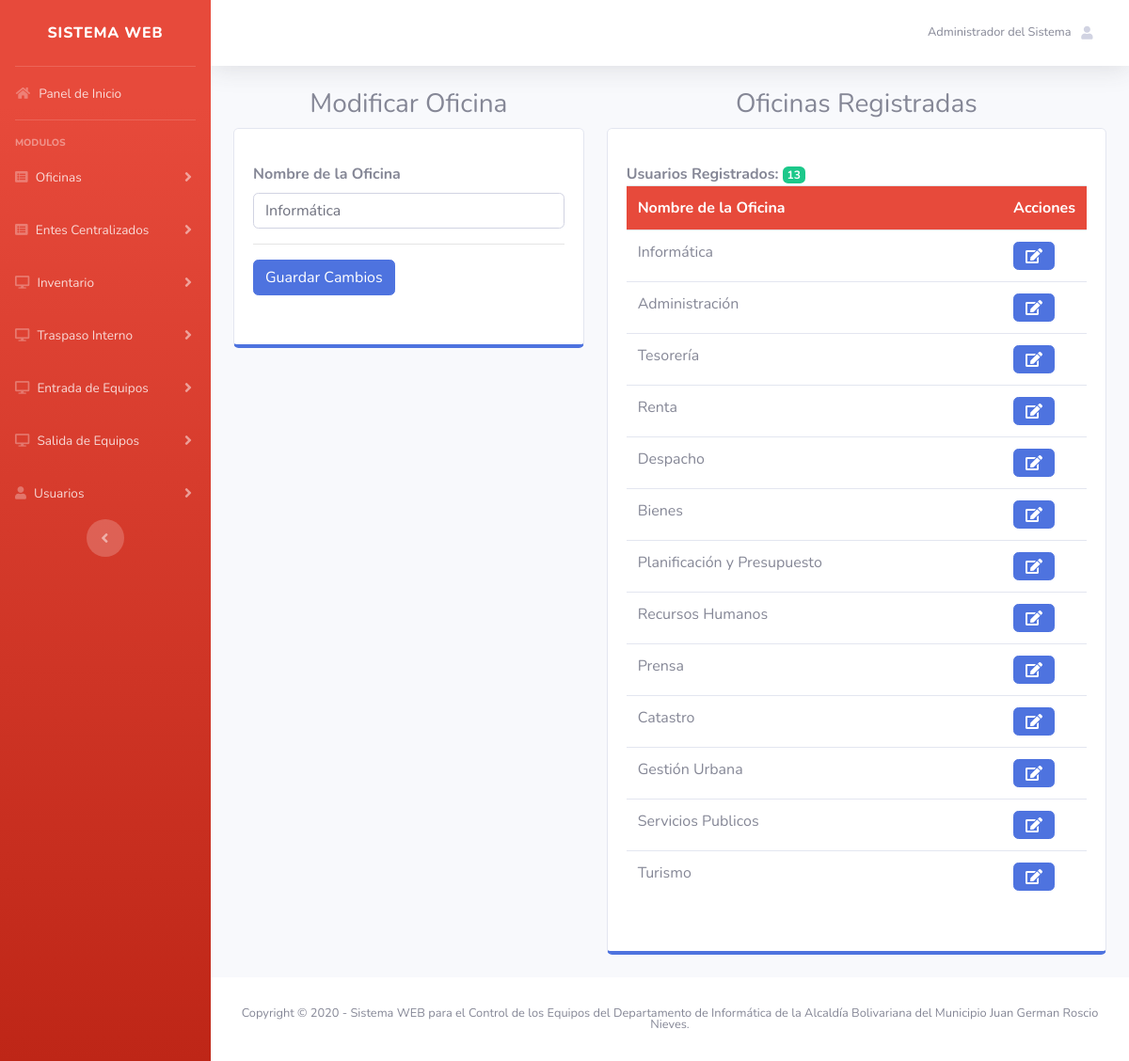
Screenshot of /views/admin/oficina.php?id_oficina=1 (signed in) with the database file from the repository.
### tables this page shows
CREATE TABLE IF NOT EXISTS `registro` (
  `id_registro` int(11) NOT NULL AUTO_INCREMENT,
  `nacionalidad` varchar(1) NOT NULL,
  `cedula` int(11) NOT NULL,
  `nombre` varchar(255) NOT NULL,
  `email` varchar(100) NOT NULL,
  `sexo` varchar(20) NOT NULL,
  `telefono` text NOT NULL,
  `direccion` text NOT NULL,
  `fecha_nacimiento` date NOT NULL,
  `fecha` date NOT NULL,
  PRIMARY KEY (`id_registro`),
  UNIQUE KEY `cedula` (`cedula`,`email`)
);

CREATE TABLE IF NOT EXISTS `oficina` (
  `id_oficina` int(11) NOT NULL AUTO_INCREMENT,
  `id_registro` int(11) NOT NULL,
  `oficina` varchar(255) NOT NULL,
  `fecha_registro` date NOT NULL,
  PRIMARY KEY (`id_oficina`)
);

### bd/conexion.php (called while the page is built)
<?php
class conexion {
 public static function con()
	{
		$server = "localhost";
        $user = "root";
        $pass = "";
        $bd = "informatica_alcaldia";
        $con = mysqli_connect($server, $user, $pass,$bd)
        or die("Ha sucedido un error inexperado en la conexion de la base de datos");
        return $con;
	}
}
?>

### models/id/id_usuario.php (called while the page is built, shortened)
<?php
   include("../../bd/conexion.php");
   $email = $_SESSION["email"];
   $sql = ("SELECT * FROM registro WHERE email = '$email'");
   $res=mysqli_query(conexion::con(), $sql);
    foreach ($res as $key) {
        $nombre_user = $key['nombre'];
    }
?>

### models/consulta/oficina.php (called while the page is built, shortened)
<?php
	$sql = ("SELECT * FROM oficina WHERE id_oficina ='$id_oficina'");
    $result=mysqli_query(conexion::con(), $sql);
?>

### views/admin/oficina.php (the view, shortened to what this page needs)
<?php
  require_once("nabvar.php");
?>
<?php
$id_oficina = $_GET['id_oficina']; ?>
<div class="container">
  <div class="row">
    <div class="col-lg-5">
            <center><h3>Modificar Oficina</h3></center>
              <div class="card mb-4 py-3 border-bottom-primary">
                <div class="card-body">
                  <?php
                    include("../../models/consulta/oficina.php");
                    foreach ($result as $ofi) {
                  ?>
                    <form method="POST" action="../../controllers/actualizar/oficina.php">
                      <label><b>Nombre de la Oficina</b></label>
                      <input type="text" name="oficina" value="<?php echo $ofi['oficina']; ?>" class="form-control" required="">
                      <hr><button type="submit" class="btn btn-primary">Guardar Cambios</button>
                    </form>
                  <?php } ?>
                </div>
              </div>
    </div>
    <div class="col-lg-7">
      <center><h3>Oficinas Registradas</h3></center>
        <div class="card mb-4 py-3 border-bottom-primary">
          <div class="card-body">
            <table class="table table-responsive" width="100%">
              <tr bgcolor="#e74a3b">
                <th width="90%"><font color="#FFFFFF">Nombre de la Oficina</font></th>
                <th width="10%"><font color="#FFFFFF">Acciones</font></th>
              </tr>
                <?php
                   $sql = ("SELECT * FROM oficina");
                   $result=mysqli_query(conexion::con(), $sql);
                   echo "<b>Usuarios Registrados:</b>";
                   echo "<span class='badge badge-success'>";
                   echo $num = $result->num_rows;
                   echo "</span>";
                   foreach ($result as $key) {
                ?>
              <tr>
                <td><?php echo $key['oficina']; ?></td>
                <td><a href="oficina.php?id_oficina=<?php echo $key['id_oficina']; ?>" type="button" class="btn btn-primary" title="Modificar-Aun no Disponible"><i class="fa fa-edit"></a></td>
              </tr>
                <?php } ?>
            </table>
          </div>
        </div>
    </div>
  </div>
</div>
<?php
   require_once("footer.php");
?>

### views/admin/nabvar.php (shortened to what this page needs)
<?php include("../../models/id/id_usuario.php"); ?>
<!DOCTYPE html>
<html lang="en">
<head>
  <link href="../../plantilla/vendor/fontawesome-free/css/all.min.css" rel="stylesheet" type="text/css">
  <link href="../../plantilla/css/sb-admin-2.min.css" rel="stylesheet">
</head>
<body id="page-top">
  <div id="wrapper">
    <ul class="navbar-nav bg-gradient-danger sidebar sidebar-dark accordion" id="accordionSidebar">
      <a class="sidebar-brand d-flex align-items-center justify-content-center" href="index.html">
        <div class="sidebar-brand-text mx-3" title="Sistema WEB - Informatica - Alcaldia de Roscio">Sistema WEB</div>
      </a>
      <hr class="sidebar-divider my-0">
      <li class="nav-item">
        <a class="nav-link" href="admin.php">
          <i class="fas fa-fw fa-home"></i>
          <span>Panel de Inicio</span></a>
      </li>
      <hr class="sidebar-divider">
      <div class="sidebar-heading">
        Modulos
      </div>
      <li class="nav-item">
        <a class="nav-link collapsed" href="#" data-toggle="collapse" data-target="#collapseUtilitiesoficina" aria-expanded="true" aria-controls="collapseUtilitiesoficina">
          <i class="fas fa-list-alt"></i>
          <span>Oficinas</span>
        </a>
      </li>
      <li class="nav-item">
        <a class="nav-link collapsed" href="#" data-toggle="collapse" data-target="#collapseUtilitiesente" aria-expanded="true" aria-controls="collapseUtilitiesente">
          <i class="fas fa-list-alt"></i>
          <span>Entes Centralizados</span>
        </a>
      </li>
       <li class="nav-item">
        <a class="nav-link collapsed" href="#" data-toggle="collapse" data-target="#collapseUtilities1" aria-expanded="true" aria-controls="collapseUtilities1">
          <i class="fas fa-desktop"></i>
          <span>Inventario</span>
        </a>
      </li>
      <li class="nav-item">
        <a class="nav-link collapsed" href="#" data-toggle="collapse" data-target="#collapseTwo0" aria-expanded="true" aria-controls="collapseTwo0">
          <i class="fas fa-desktop"></i>
          <span>Traspaso Interno</span>
        </a>
      </li>
      <li class="nav-item">
        <a class="nav-link collapsed" href="#" data-toggle="collapse" data-target="#collapseTwo" aria-expanded="true" aria-controls="collapseTwo">
          <i class="fas fa-desktop"></i>
          <span>Entrada de Equipos</span>
        </a>
      </li>
      <li class="nav-item">
        <a class="nav-link collapsed" href="#" data-toggle="collapse" data-target="#collapseUtilities" aria-expanded="true" aria-controls="collapseUtilities">
          <i class="fas fa-desktop"></i>
          <span>Salida de Equipos</span>
        </a>
      </li>
      <li class="nav-item">
        <a class="nav-link collapsed" href="#" data-toggle="collapse" data-target="#collapseUtilities2" aria-expanded="true" aria-controls="collapseUtilities2">
          <i class="fas fa-user"></i>
          <span>Usuarios</span>
        </a>
      </li>
      <div class="text-center d-none d-md-inline">
        <button class="rounded-circle border-0" id="sidebarToggle"></button>
      </div>
    </ul>
    <div id="content-wrapper" class="d-flex flex-column">
      <div id="content">
        <nav class="navbar navbar-expand navbar-light bg-white topbar mb-4 static-top shadow">
          <ul class="navbar-nav ml-auto">
            <li class="nav-item dropdown no-arrow">
              <a class="nav-link dropdown-toggle" href="#" id="userDropdown" role="button" data-toggle="dropdown" aria-haspopup="true" aria-expanded="false">
                <span class="mr-2 d-none d-lg-inline text-gray-600 small"><?php echo $nombre_user; ?></span>
                <i class="fas fa-user fa-sm fa-fw mr-2 text-gray-400"></i>
              </a>
            </li>
          </ul>
        </nav>

### rows the page displays
registro: nombre "Administrador del Sistema"
oficina: oficina "Informática"
oficina: oficina "Administración"
oficina: oficina "Tesorería"
oficina: oficina "Renta"
oficina: oficina "Despacho"
oficina: oficina "Bienes"
oficina: oficina "Planificación y Presupuesto"
oficina: oficina "Recursos Humanos"
oficina: oficina "Prensa"
oficina: oficina "Catastro"
oficina: oficina "Gestión Urbana"
oficina: oficina "Servicios Publicos"
oficina: oficina "Turismo"

### other values shown
$num = $result->num_rows "13"
